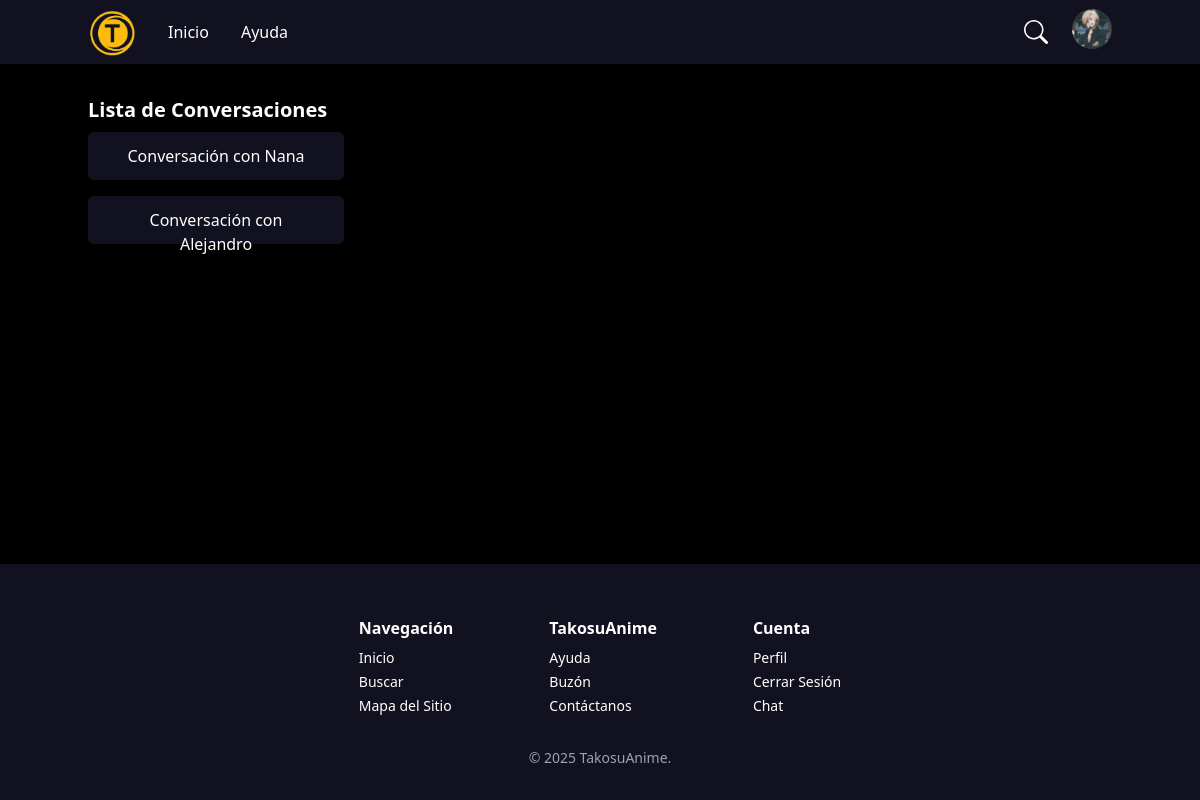
/conversations/ (signed in), run on an earlier commit of the app's database.
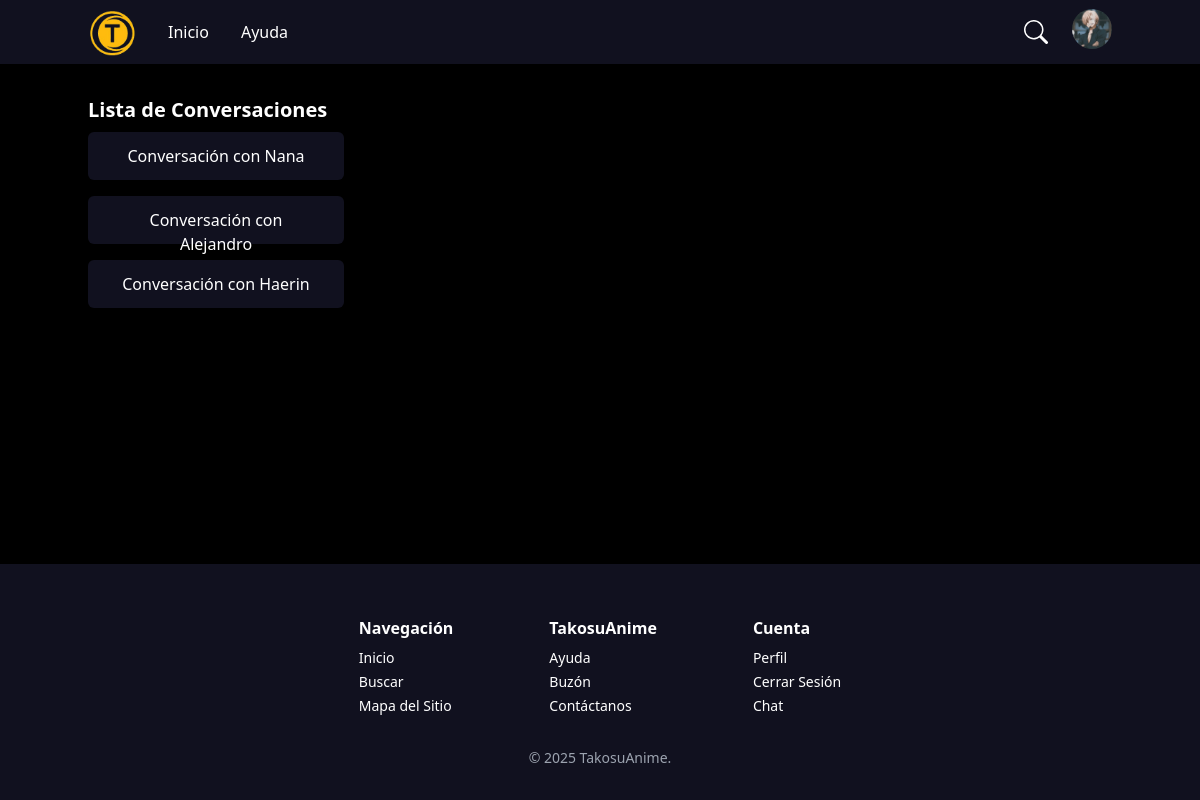
And on a later commit of the database.
### main/models.py (models this page shows, shortened)
class Conversation(models.Model):
    user = models.ForeignKey(User, on_delete=models.CASCADE, related_name='conversations')

class User(AbstractUser):
    icon = models.ImageField(upload_to=user_icon, default="users/default.png", blank=True)
    favorite_animes = models.ManyToManyField('Anime', related_name='favorited_by', blank=True)

### main/views.py (the view)
# urls.py: path('conversations/', ConversationList.as_view(), name='conversation_list'),
class ConversationList(LoginRequiredMixin, ListView):
    model = Conversation
    template_name = 'conversation_list.html'
    context_object_name = 'conversations'
    def get_queryset(self):
        user = self.request.user
        if user.is_superuser:
            return Conversation.objects.all()
        else:
            return Conversation.objects.filter(user=user)

### main/templates/conversation_list.html (shortened to what this page needs)
{% extends "base.html" %}
{% block content %}
    <h1 class="text-white text-xl font-bold">Lista de Conversaciones</h1>
    <ul>
    {% for conversation in conversations %}
        <li class="py-2">
            <a href="{% url 'conversation_detail' conversation.pk %}" class="text-white py-3 px-8 text-center [background-color:#11111F] rounded-md block h-12 w-1/4">
                Conversación con {{ conversation.user.username }}
            </a>
        </li>
    {% empty %}
        <li class="text-white">No hay conversaciones.</li>
    {% endfor %}
    </ul>
{% endblock %}

What changed in the data, as far as the page shows it:
added Conversation: user.username "Haerin"
